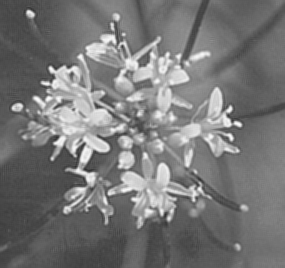
%> input picture HW2/flower.pgm, 285 x 268 px
$ octave --eval "result = myhist('flower.pgm');"   (GNU Octave 9; MATLAB toolbox functions it lacks are replaced by stand-ins)
%> lines starting %> are read from the running program, lines starting %| are printed output that depends on the picture
function [ hist_norm,hist ] = myhist( image_name )
%> called with image_name = 'flower.pgm'
%hist_norm returns normalized histgram
%hist returns histgram
p1=imread(image_name);
%> p1 is the input picture: size 268x285 uint8; min 45, max 253, mean 118.7

hist=zeros(256,1);%creat a vector to store histgram
for i=1:size(p1,1)
    for j=1:size(p1,2)
        for inten_val=0:255
            if p1(i,j)==inten_val
                hist(inten_val)=hist(inten_val)+1;
                break
            end
        end
    end
end
%> after the loop, hist = 256 values, max 1177 at index 89, min 0 at index 1, mean 298.4
figure();
hist_norm=hist/(size(p1,1)*size(p1,2));
%> hist_norm = 256 values, max 0.0154 at index 89, min 0 at index 1, mean 0.00391
%> `result = myhist('flower.pgm');`:
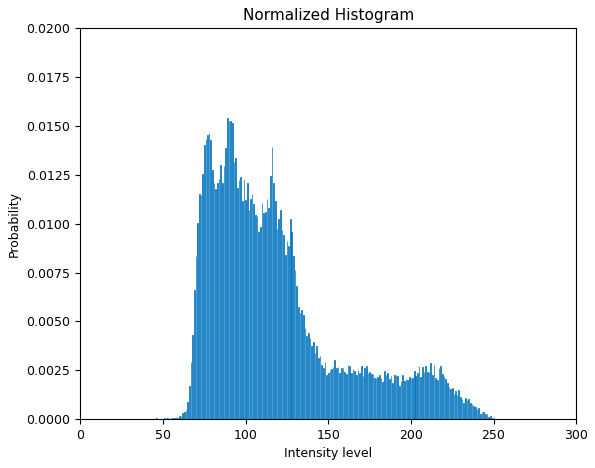
%> figure redrawn from the program's plot data; tallest bar 0.0154 high, from x = 88.8 to 89.2
%> `result = myhist('flower.pgm');`: result has the same summary as hist_norm in myhist
bar(1:1:256,hist_norm,0.4)
xlabel('Intensity level')
ylabel('Probability')
title('Normalized Histogram')
end
